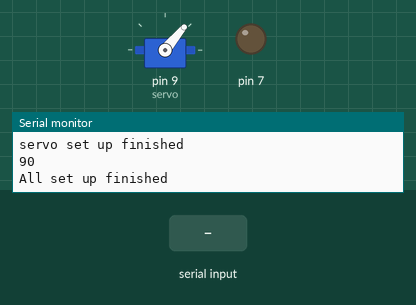
Simulated run of this sketch. Board: Arduino Uno, built with avr-gcc and run on an emulated ATmega328P. On the bench: servo, output pins drawn as LEDs (lit = HIGH), the last lines printed to the serial monitor. Inputs (shaded band) come from the test bench. Pins used as bus, display or sensor lines are not drawn.

Above: at 3.2 s.
3.3 s: "burst" received over Serial
4.8 s: "x90\n" received over Serial
At 5.02 s:
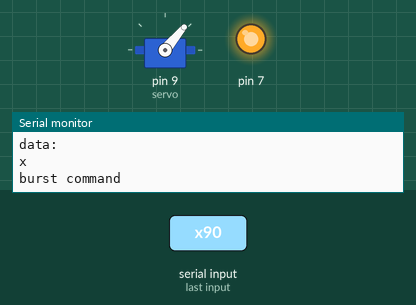
6.7 s: "turn" received over Serial
Timing chart, 0 to 9.7 s (numbered marks = the images above; inputs shaded):
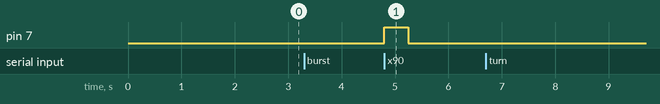

Measured:
- after the input at 4.8 s, pin 7: LOW → HIGH at once, → LOW 0.45 s later

The sketch:

arduino.ino
```cpp
#include <SPI.h>
#include <Servo.h>

Servo servo;

void setup() {
  setup_serial();
  setup_gun();
  setup_rot_motor();
  setup_servo();
  Serial.println("All set up finished");
}

void loop() {

  loop_motor();


}
```

L6470.ino
```cpp
/*ver 1.00 2013/4/24*/
/*ver 1.01 2013/12/14 コメント追記*/

#include <SPI.h>

// ピン定義。
#define PIN_SPI_MOSI 11
#define PIN_SPI_MISO 12
#define PIN_SPI_SCK 13
#define PIN_SPI_SS 10
//#define PIN_BUSY 9

/*L6470 コントロール　コマンド
  引数-----------------------
  dia   1:正転 0:逆転,
  spd  (20bit)(0.015*spd[step/s])
  pos  (22bit)
  n_step (22bit)
  act   1:絶対座標をマーク  0:絶対座標リセット
  mssec ミリ秒
  val 各レジスタに書き込む値
  ---------------------------
  L6470_run(dia,spd); //指定方向に連続回転
  L6470_stepclock(dia); //指定方向にstepピンのクロックで回転
  L6470_move(dia,n_step); //指定方向に指定数ステップする
  L6470_goto(pos);　//指定座標に最短でいける回転方向で移動
  L6470_gotodia(dia,pos);　//回転方向を指定して指定座標に移動
  L6470_gountil(act,dia,spd);　//指定した回転方向に指定した速度で回転し、スイッチのONで急停止と座標処理
  L6470_relesesw(act,dia);　//スイッチがOFFに戻るまで最低速度で回転し、停止と座標処理
  L6470_gohome();　//座標原点に移動
  L6470_gomark();　//マーク座標に移動
  L6470_resetpos();　//絶対座標リセット
  L6470_resetdevice(); //L6470リセット
  L6470_softstop();　//回転停止、保持トルクあり
  L6470_hardstop();　//回転急停止、保持トルクあり
  L6470_softhiz(); //回転停止、保持トルクなし
  L6470_hardhiz(); //回転急停止、保持トルクなし
  L6470_getstatus(); //statusレジスタの値を返す （L6470_getparam_status();と同じ）

  L6470_busydelay(msec);　//busyフラグがHIGHになってから、指定ミリ秒待つ。

  レジスタ書き込みコマンド
  L6470_setparam_abspos(val); //[R, WS]現在座標default 0x000000 (22bit)
  L6470_setparam_elpos(val); //[R, WS]コイル励磁の電気的位置default 0x000 (2+7bit)
  L6470_setparam_mark(val); //[R, WR]マーク座標default 0x000000 (22bit)
  //ありませんL6470_spped //[R] 現在速度read onry  (20bit)
  L6470_setparam_acc(val); //[R, WS] 加速度default 0x08A (12bit) (14.55*val+14.55[step/s^2])
  L6470_setparam_dec(val); //[R, WS] 減速度default 0x08A (12bit) (14.55*val+14.55[step/s^2])
  L6470_setparam_maxspeed(val); //[R, WR]最大速度default 0x041 (10bit) (15.25*val+15.25[step/s])
  L6470_setparam_minspeed(val); //[R, WS]最小速度default 0x000 (1+12bit) (0.238*val+[step/s])
  L6470_setparam_fsspd(val); //[R, WR]μステップからフルステップへの切替点速度default 0x027 (10bit) (15.25*val+7.63[step/s])
  L6470_setparam_kvalhold(val); //[R, WR]停止時励磁電圧default 0x29 (8bit) (Vs[V]*val/256)
  L6470_setparam_kvalrun(val); //[R, WR]定速回転時励磁電圧default 0x29 (8bit) (Vs[V]*val/256)
  L6470_setparam_kvalacc(val); //[R, WR]加速時励磁電圧default 0x29 (8bit) (Vs[V]*val/256)
  L6470_setparam_kvaldec(val); //[R, WR]減速時励磁電圧default 0x29 (8bit) (Vs[V]*val/256)
  L6470_setparam_intspd(val); //[R, WH]逆起電力補償切替点速度default 0x0408 (14bit) (0.238*val[step/s])
  L6470_setparam_stslp(val); //[R, WH]逆起電力補償低速時勾配default 0x19 (8bit) (0.000015*val[% s/step])
  L6470_setparam_fnslpacc(val); //[R, WH]逆起電力補償高速時加速勾配default 0x29 (8bit) (0.000015*val[% s/step])
  L6470_setparam_fnslpdec(val); //[R, WH]逆起電力補償高速時減速勾配default 0x29 (8bit) (0.000015*val[% s/step])
  L6470_setparam_ktherm(val); //[R, WR]不明default 0x0 (4bit) (0.03125*val+1)
  //ありませんL6470_adcout //[R] read onry (5bit) ADCによる逆起電力補償の大きさかな？
  L6470_setparam_ocdth(val); //[R, WR]過電流しきい値default 0x8 (4bit) (375*val+375[mA])
  L6470_setparam_stallth(val); //[R, WR]失速電流しきい値？default 0x40 (7bit) (31.25*val+31.25[mA])
  L6470_setparam_stepmood(val); //[R, WH]ステップモードdefault 0x07 (1+3+1+3bit)
  L6470_setparam_alareen(val); //[R, WS]有効アラームdefault 0xff (1+1+1+1+1+1+1+1bit)
  L6470_setparam_config(val); //[R, WH]各種設定default 0x2e88 (3+3+2+1+1+1+1+1+3bit)
  //L6470_status //[R]状態read onry (16bit)

  [R]:読み取り専用
  [WR]:いつでも書き換え可
  [WH]:書き込みは出力がハイインピーダンスの時のみ可
  [WS]:書き換えはモータが停止している時のみ可


  レジスタ読み込みコマンド(返り値　long型)
  L6470_getparam_abspos();
  L6470_getparam_elpos();
  L6470_getparam_mark();
  L6470_getparam_speed();
  L6470_getparam_acc();
  L6470_getparam_dec();
  L6470_getparam_maxspeed();
  L6470_getparam_minspeed();
  L6470_getparam_fsspd();
  L6470_getparam_kvalhold();
  L6470_getparam_kvalrun();
  L6470_getparam_kvalacc();
  L6470_getparam_kvaldec();
  L6470_getparam_intspd();
  L6470_getparam_stslp();
  L6470_getparam_fnslpacc();
  L6470_getparam_fnslpdec();
  L6470_getparam_ktherm();
  L6470_getparam_adcout();
  L6470_getparam_ocdth();
  L6470_getparam_stallth();
  L6470_getparam_stepmood();
  L6470_getparam_alareen();
  L6470_getparam_config();
  L6470_getparam_status();
*/

void L6470_send(unsigned char add_or_val) {
  //  while(!digitalRead(PIN_BUSY)){
  //  } //BESYが解除されるまで待機

  // digitalWrite(PIN_SPI_SS, LOW); // ~SSイネーブル。
  digitalWrite(10, LOW); // ~SSイネーブル。

  SPI.transfer(add_or_val); // アドレスもしくはデータ送信。
  //digitalWrite(PIN_SPI_SS, HIGH); // ~SSディスエーブル。
  digitalWrite(10, HIGH); // ~SSディスエーブル。
}
void L6470_send_u(unsigned char add_or_val) { //busyを確認せず送信するため用
  digitalWrite(PIN_SPI_SS, LOW); // ~SSイネーブル。
  SPI.transfer(add_or_val); // アドレスもしくはデータ送信。
  digitalWrite(PIN_SPI_SS, HIGH); // ~SSディスエーブル。
}
void L6470_busydelay(long time) { //BESYが解除されるまで待機

  delay(time);
}

long L6470_getstatus() {
  long val = 0;
  L6470_send_u(0xd0);
  for (int i = 0; i <= 1; i++) {
    val = val << 8;
    digitalWrite(PIN_SPI_SS, LOW); // ~SSイネーブル。
    val = val | SPI.transfer(0x00); // アドレスもしくはデータ送信。
    digitalWrite(PIN_SPI_SS, HIGH); // ~SSディスエーブル
  }
  return val;
}
long L6470_getparam(int add, int bytes) {
  long val = 0;
  int send_add = add | 0x20;
  L6470_send_u(send_add);
  for (int i = 0; i <= bytes - 1; i++) {
    val = val << 8;
    digitalWrite(PIN_SPI_SS, LOW); // ~SSイネーブル。
    val = val | SPI.transfer(0x00); // アドレスもしくはデータ送信。
    digitalWrite(PIN_SPI_SS, HIGH); // ~SSディスエーブル
  }
  return val;
}

void L6470_transfer(int add, int bytes, long val) {
  int data[3];
  L6470_send(add);
  for (int i = 0; i <= bytes - 1; i++) {
    data[i] = val & 0xff;
    val = val >> 8;
  }
  if (bytes == 3) {
    L6470_send(data[2]);
  }
  if (bytes >= 2) {
    L6470_send(data[1]);
  }
  if (bytes >= 1) {
    L6470_send(data[0]);
  }
}
void L6470_setparam_abspos(long val) {
  L6470_transfer(0x01, 3, val);
}
void L6470_setparam_elpos(long val) {
  L6470_transfer(0x02, 2, val);
}
void L6470_setparam_mark(long val) {
  L6470_transfer(0x03, 3, val);
}
void L6470_setparam_acc(long val) {
  L6470_transfer(0x05, 2, val);
}
void L6470_setparam_dec(long val) {
  L6470_transfer(0x06, 2, val);
}
void L6470_setparam_maxspeed(long val) {
  L6470_transfer(0x07, 2, val);
}
void L6470_setparam_minspeed(long val) {
  L6470_transfer(0x08, 2, val);
}
void L6470_setparam_fsspd(long val) {
  L6470_transfer(0x15, 2, val);
}
void L6470_setparam_kvalhold(long val) {
  L6470_transfer(0x09, 1, val);
}
void L6470_setparam_kvalrun(long val) {
  L6470_transfer(0x0a, 1, val);
}
void L6470_setparam_kvalacc(long val) {
  L6470_transfer(0x0b, 1, val);
}
void L6470_setparam_kvaldec(long val) {
  L6470_transfer(0x0c, 1, val);
}
void L6470_setparam_intspd(long val) {
  L6470_transfer(0x0d, 2, val);
}
void L6470_setparam_stslp(long val) {
  L6470_transfer(0x0e, 1, val);
}
void L6470_setparam_fnslpacc(long val) {
  L6470_transfer(0x0f, 1, val);
}
void L6470_setparam_fnslpdec(long val) {
  L6470_transfer(0x10, 1, val);
}
void L6470_setparam_ktherm(long val) {
  L6470_transfer(0x11, 1, val);
}
void L6470_setparam_ocdth(long val) {
  L6470_transfer(0x13, 1, val);
}
void L6470_setparam_stallth(long val) {
  L6470_transfer(0x14, 1, val);
}
void L6470_setparam_stepmood(long val) {
  L6470_transfer(0x16, 1, val);
}
void L6470_setparam_alareen(long val) {
  L6470_transfer(0x17, 1, val);
}
void L6470_setparam_config(long val) {
  L6470_transfer(0x18, 2, val);
}

long L6470_getparam_abspos() {
  return L6470_getparam(0x01, 3);
}
long L6470_getparam_elpos() {
  return L6470_getparam(0x02, 2);
}
long L6470_getparam_mark() {
  return L6470_getparam(0x03, 3);
}
long L6470_getparam_speed() {
  return L6470_getparam(0x04, 3);
}
long L6470_getparam_acc() {
  return L6470_getparam(0x05, 2);
}
long L6470_getparam_dec() {
  return L6470_getparam(0x06, 2);
}
long L6470_getparam_maxspeed() {
  return L6470_getparam(0x07, 2);
}
long L6470_getparam_minspeed() {
  return L6470_getparam(0x08, 2);
}
long L6470_getparam_fsspd() {
  return L6470_getparam(0x15, 2);
}
long L6470_getparam_kvalhold() {
  return L6470_getparam(0x09, 1);
}
long L6470_getparam_kvalrun() {
  return L6470_getparam(0x0a, 1);
}
long L6470_getparam_kvalacc() {
  return L6470_getparam(0x0b, 1);
}
long L6470_getparam_kvaldec() {
  return L6470_getparam(0x0c, 1);
}
long L6470_getparam_intspd() {
  return L6470_getparam(0x0d, 2);
}
long L6470_getparam_stslp() {
  return L6470_getparam(0x0e, 1);
}
long L6470_getparam_fnslpacc() {
  return L6470_getparam(0x0f, 1);
}
long L6470_getparam_fnslpdec() {
  return L6470_getparam(0x10, 1);
}
long L6470_getparam_ktherm() {
  return L6470_getparam(0x11, 1);
}
long L6470_getparam_adcout() {
  return L6470_getparam(0x12, 1);
}
long L6470_getparam_ocdth() {
  return L6470_getparam(0x13, 1);
}
long L6470_getparam_stallth() {
  return L6470_getparam(0x14, 1);
}
long L6470_getparam_stepmood() {
  return L6470_getparam(0x16, 1);
}
long L6470_getparam_alareen() {
  return L6470_getparam(0x17, 1);
}
long L6470_getparam_config() {
  return L6470_getparam(0x18, 2);
}
long L6470_getparam_status() {
  return L6470_getparam(0x19, 2);
}


void L6470_run(int dia, long spd) {
  if (dia == 1)
    L6470_transfer(0x51, 3, spd);
  else
    L6470_transfer(0x50, 3, spd);
}
void L6470_stepclock(int dia) {
  if (dia == 1)
    L6470_transfer(0x59, 0, 0);
  else
    L6470_transfer(0x58, 0, 0);
}
void L6470_move(int dia, long n_step) {
  if (dia == 1) {
    L6470_transfer(0x41, 3, n_step);
  }
  else {
    L6470_transfer(0x40, 3, n_step);
  }
}
void L6470_goto(long pos) {
  L6470_transfer(0x60, 3, pos);
}
void L6470_gotodia(int dia, int pos) {
  if (dia == 1)
    L6470_transfer(0x69, 3, pos);
  else
    L6470_transfer(0x68, 3, pos);
}
void L6470_gountil(int act, int dia, long spd) {
  if (act == 1)
    if (dia == 1)
      L6470_transfer(0x8b, 3, spd);
    else
      L6470_transfer(0x8a, 3, spd);
  else if (dia == 1)
    L6470_transfer(0x83, 3, spd);
  else
    L6470_transfer(0x82, 3, spd);
}
void L6470_relesesw(int act, int dia) {
  if (act == 1)
    if (dia == 1)
      L6470_transfer(0x9b, 0, 0);
    else
      L6470_transfer(0x9a, 0, 0);
  else if (dia == 1)
    L6470_transfer(0x93, 0, 0);
  else
    L6470_transfer(0x92, 0, 0);
}
void L6470_gohome() {
  L6470_transfer(0x70, 0, 0);
}
void L6470_gomark() {
  L6470_transfer(0x78, 0, 0);
}
void L6470_resetpos() {
  L6470_transfer(0xd8, 0, 0);
}
void L6470_resetdevice() {
  L6470_send_u(0x00);//nop命令
  L6470_send_u(0x00);
  L6470_send_u(0x00);
  L6470_send_u(0x00);
  L6470_send_u(0xc0);
}
void L6470_softstop() {
  L6470_transfer(0xb0, 0, 0);
}
void L6470_hardstop() {
  L6470_transfer(0xb8, 0, 0);
}
void L6470_softhiz() {
  L6470_transfer(0xa0, 0, 0);
}


void L6470_hardhiz() {
  L6470_transfer(0xa8, 0, 0);
}
void L6470_setup() {
  /*
    L6470_setparam_acc(0x40); //[R, WS] 加速度default 0x08A (12bit) (14.55*val+14.55[step/s^2])
    L6470_setparam_dec(0x40); //[R, WS] 減速度default 0x08A (12bit) (14.55*val+14.55[step/s^2])
    L6470_setparam_maxspeed(0x40); //[R, WR]最大速度default 0x041 (10bit) (15.25*val+15.25[step/s])
    L6470_setparam_minspeed(0x01); //[R, WS]最小速度default 0x000 (1+12bit) (0.238*val[step/s])
    L6470_setparam_fsspd(0x3ff); //[R, WR]μステップからフルステップへの切替点速度default 0x027 (10bit) (15.25*val+7.63[step/s])
    L6470_setparam_kvalhold(0x20); //[R, WR]停止時励磁電圧default 0x29 (8bit) (Vs[V]*val/256)
    L6470_setparam_kvalrun(0x20); //[R, WR]定速回転時励磁電圧default 0x29 (8bit) (Vs[V]*val/256)
    L6470_setparam_kvalacc(0x20); //[R, WR]加速時励磁電圧default 0x29 (8bit) (Vs[V]*val/256)
    L6470_setparam_kvaldec(0x20); //[R, WR]減速時励磁電圧default 0x29 (8bit) (Vs[V]*val/256)

    L6470_setparam_stepmood(0x03); //ステップモードdefault 0x07 (1+3+1+3bit)
  */

  L6470_setparam_acc(0x040); //[R, WS] 加速度default 0x08A (12bit) (14.55*val+14.55[step/s^2])
  L6470_setparam_dec(0x08A); //[R, WS] 減速度default 0x08A (12bit) (14.55*val+14.55[step/s^2])
  //L6470_setparam_maxspeed(0xFFFFFF); //[R, WR]最大速度default 0x041 (10bit) (15.25*val+15.25[step/s])
  L6470_setparam_maxspeed(0x001); //[R, WR]最大速度default 0x041 (10bit) (15.25*val+15.25[step/s])
  L6470_setparam_minspeed(0x00); //[R, WS]最小速度default 0x000 (1+12bit) (0.238*val[step/s])
  L6470_setparam_fsspd(0xff); //[R, WR]μステップからフルステップへの切替点速度default 0x027 (10bit) (15.25*val+7.63[step/s])
  L6470_setparam_kvalhold(0x80); //[R, WR]停止時励磁電圧default 0x29 (8bit) (Vs[V]*val/256)
  L6470_setparam_kvalrun(0xd0); //[R, WR]定速回転時励磁電圧default 0x29 (8bit) (Vs[V]*val/256)
  L6470_setparam_kvalacc(0x80); //[R, WR]加速時励磁電圧default 0x29 (8bit) (Vs[V]*val/256)
  L6470_setparam_kvaldec(0x60); //[R, WR]減速時励磁電圧default 0x29 (8bit) (Vs[V]*val/256)

  L6470_setparam_stepmood(0x07); //ステップモードdefault 0x07 (1+3+1+3bit)
}
```

elevation_test.ino
```cpp
#include <Servo.h>

//Servo servo;

int servo_pos;

void setup_servo()
{
  delay(2000);
	servo.attach(9);
  servo_pos = servo.read();
  servo.write(50);

  Serial.println("servo set up finished");
  Serial.println(servo_pos);
}

void loop_servo()
{
/*
  servo.write(0);
  delay(1000);
  servo.write(30);
  delay(1000);

  */
 Serial.println("servo loop");
}
```

gun_control.ino
```cpp
void setup_gun() {
  pinMode(7,OUTPUT);
  Serial.begin(9600);
  Serial.println("gun set up finished");
}

void loop_gun() {
  digitalWrite(7,HIGH);
  delay(150);

  digitalWrite(7,LOW);
  Serial.println("gun loop");
}

void loop_gun_n(int n) {
  digitalWrite(7,HIGH);
  delay(150 * n);
  digitalWrite(7,LOW);
  }

void gun_burst (int n) {
  int i = 0;
  for (;i < n; i++){
    digitalWrite(7,HIGH);
    delay(150 * 3);
    digitalWrite(7,LOW);
    delay(1000);
  }
 }

void test(){
  digitalWrite(7,HIGH);
}
```

motor.ino
```cpp
//#include <MsTimer2.h>

String buff;
int counter = 0;
int num = 0;
int minus_flag = 0;
int num_counter = 0;
int av = 0;

void setup_rot_motor()
{
  //pinMode(PIN_SPI_MOSI, OUTPUT);
  pinMode(11, OUTPUT);
  //pinMode(PIN_SPI_MISO, INPUT);
  pinMode(12, INPUT);
  //pinMode(PIN_SPI_SCK, OUTPUT);
  pinMode(13, OUTPUT);
  //pinMode(PIN_SPI_SS, OUTPUT);
  pinMode(10, OUTPUT);
  //pinMode(PIN_BUSY, INPUT);
  pinMode(9, INPUT);
  SPI.begin();
  SPI.setDataMode(SPI_MODE3);
  SPI.setBitOrder(MSBFIRST);
  //digitalWrite(PIN_SPI_SS, HIGH);
  digitalWrite(10, HIGH);
  Serial.println("motor Set up finished.");
  L6470_resetdevice(); //L6470リセット
  L6470_setup();  //L6470を設定

  // MsTimer2::set(50, fulash);//シリアルモニター用のタイマー割り込み
  // MsTimer2::start();
  //delay(4000);
  // L6470_move(1,1600);//指定方向に指定数ステップする
  // L6470_busydelay(5000); //busyフラグがHIGHになってから、指定ミリ秒待つ。
  // L6470_run(0,10000);//指定方向に連続回転
  // delay(6000);
  // L6470_softstop();//回転停止、保持トルクあり
  // L6470_busydelay(5000);
  // L6470_goto(0x6789);//指定座標に最短でいける回転方向で移動
  //  L6470_busydelay(5000);
  // L6470_run(0,0x4567);
  // delay(6000);
  L6470_hardhiz();//回転急停止、保持トルクなし

}

void one_loop(int i) {
  Serial.println("one_loop");
  if (i == 1) {
    L6470_move(1, 25500);
  }
  if (i == 0) {
    L6470_move(0, 25500);
  }
}

void loop_arg_right(int n) {
  Serial.print("loop_arg_right ");
  Serial.println(n);
  L6470_move(1, n * 70.833);
}

void loop_arg_left(int n) {
  Serial.print("loop_arg_left ");
  Serial.println(n);
  L6470_move(0, n * 70.833);
}

void print_L6470() {
  Serial.print("0x");
  Serial.print( L6470_getparam_abspos(), HEX);
  Serial.print("  ");
  Serial.print("0x");
  Serial.println( L6470_getparam_speed(), HEX);
}


//prot
/*
  void setup_motor()
  {

  delay(2000);
  // ピン設定。
  pinMode(11, OUTPUT);
  pinMode(12, INPUT);
  pinMode(13, OUTPUT);
  pinMode(10, OUTPUT);
  digitalWrite(10, HIGH);
  //SPI通信開始
  SPI.begin();
  SPI.setDataMode(SPI_MODE3);//SCKの立ち上がりでテータを送受信＆アイドル時はpinをHIGHに設定
  SPI.setBitOrder(MSBFIRST);//MSBから送信
  Serial.begin(9600);
  Serial.println("set up");
  //前のコマンドの引数を消去
  L6470_send(0x00);//nop
  L6470_send(0x00);
  L6470_send(0x00);
  L6470_send(0x00);
  //デバイスリセットコマンド
  L6470_send(0xc0);//ResetRevice

  L6470_setup();//L6470を設定
  Serial.println("l6470 set up called");
  // delay(1000);
  //連続運転
  //  L6470_send(0x51);//Run(DIR,SPD),0x51:正転,0x50:逆転　
  //  L6470_send(0x00);//SPD値(20bit)
  //  L6470_send(0x40);
  //  L6470_send(0x00);
  //  delay(1000);
  L6470_send(0xB0);//SoftStop
  //  delay(1000);

  //  L6470_send(0x50);//Run(DIR,SPD),0x51:正転,0x50:逆転　
  //  L6470_send(0x00);//値(20bit)
  // L6470_send(0x40);
  //  L6470_send(0x00);
  //  delay(1000);
  //  L6470_send(0xB0);//SoftStop
  // delay(1000);

  // L6470_send(0x50);//Run(DIR,SPD),0x51:正転,0x50:逆転　
  // L6470_send(0x01);//値(20bit)
  // L6470_send(0x00);
  // L6470_send(0x00);
  // delay(1000);
  // L6470_send(0xB0);//SoftStop
  // delay(1000);

  // L6470_send(0x50);//Run(DIR,SPD),0x51:正転,0x50:逆転　
  //L6470_send(0x01);//値(20bit)
  //L6470_send(0x00);
  //L6470_send(0x00);
  //delay(1000);
  // L6470_send(0xB8);//HradStop
  // delay(1000);

  L6470_send(0x70);//GoHome
  //delay(1000);
  Serial.println("SET UP");
  }


  void loop_motor()
  {
  Serial.println("loop start");
  L6470_send(0x51);//Run(DIR,SPD),0x51:正転,0x50:逆転　
  L6470_send(0x02);//SPD値(20bit)
  L6470_send(0x51);//Run(DIR,SPD),0x51:正転,0x50:逆転　
  L6470_send(0x02);//SPD値(20bit)
  L6470_send(0x51);//Run(DIR,SPD),0x51:正転,0x50:逆転　
  L6470_send(0x02);//SPD値(20bit)
  //    L6470_send(0x40);
  //  L6470_send(0x00);
  // delay(1000);
  // L6470_send(0xB0);//SoftStop
  //delay(1000);
  Serial.println("loop");
  }


  void L6470_send(unsigned char add_or_val){
  Serial.println("send");

  digitalWrite(10, LOW);
  SPI.transfer(add_or_val); // アドレスもしくはデータ送信。
  digitalWrite(10, HIGH);
  }

  void L6470_setup(){
  Serial.println("l6470 set up start");
  //最大回転スピード
  L6470_send(0x07);//レジスタアドレス
  L6470_send(0x00);//値(10bit),デフォルト0x41
  L6470_send(0x30);
  //モータ停止中の電圧設定
  L6470_send(0x09);//レジスタアドレス
  L6470_send(0x20);//値(8bit),デフォルト0x29
  //モータ定速回転時の電圧設定
  L6470_send(0x0a);//レジスタアドレス
  L6470_send(0x40);//値(8bit),デフォルト0x29
  //加速中の電圧設定
  L6470_send(0x0b);//レジスタアドレス
  L6470_send(0x40);//値(8bit),デフォルト0x29
  //減速中の電圧設定
  L6470_send(0x0c);//レジスタアドレス
  L6470_send(0x40);//値(8bit),デフォルト0x29

  //フ ル ス テ ッ プ,ハ ー フ ス テ ッ プ,1/4, 1/8,…,1/128 ステップの設定
  L6470_send(0x16);//レジスタアドレス
  L6470_send(0x00);//値(8bit)
  Serial.println("l6470 set up end");
  }*/
```

Source omitted: serial.ino (2811 bytes)
